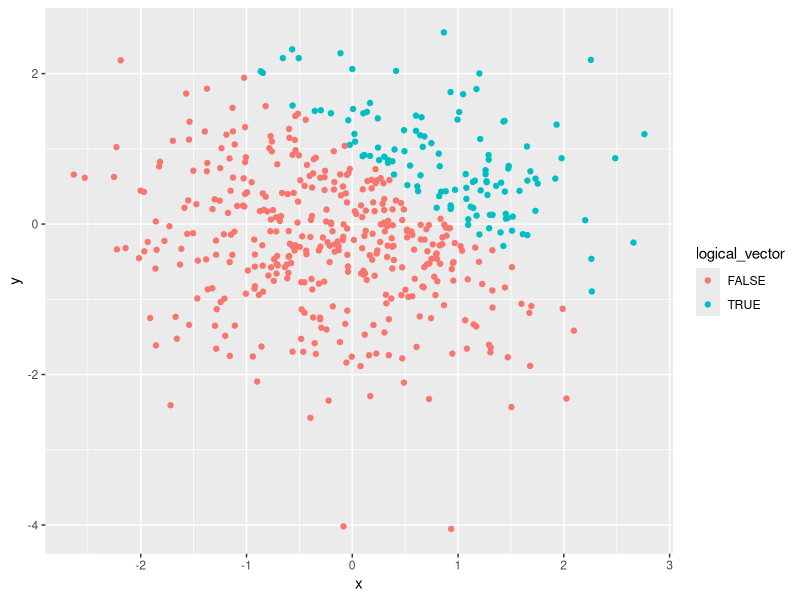
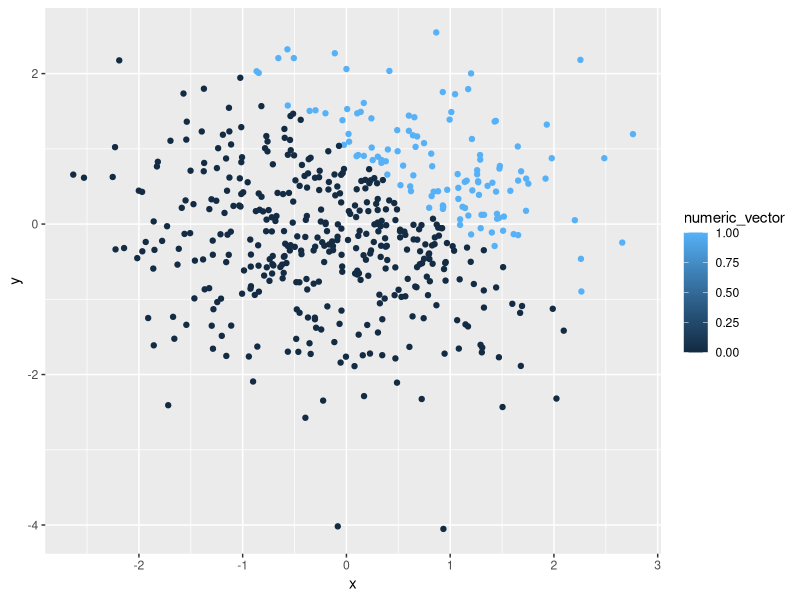
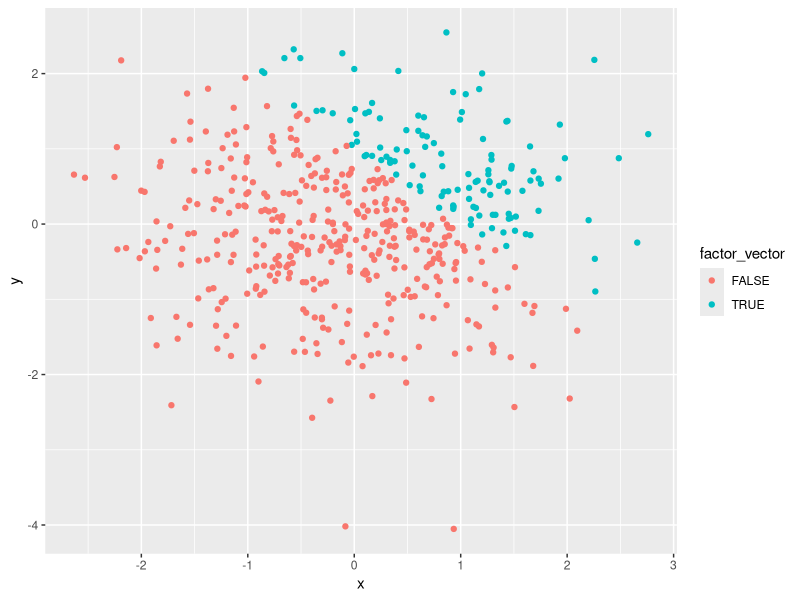

Here is the R script that generated these plots, in order:
## ---- chunk 1
library (tidyverse)
problem1_df = tibble(
  sample=rnorm(8),
  logical_vector = sample > 0,
  char_vector = c("Help", "am", "I", "doing", "this", "correctly", "ahh", "ahh"),
  factor_vector = factor(c("red", "yellow", "blue", "red", "yellow", "blue","red", "red"))
)

mean_sample = mean(pull(problem1_df, sample))
  # Mean of sample is -0.2224873.

mean_logical_vector = mean(pull(problem1_df, logical_vector))
  # Mean of logical_vector is 0.5.

mean_char_vector = mean(pull(problem1_df, char_vector))
  # Mean of char_vector generated a warning message that says: In    mean.default(pull(problem1_df, char_vector)) :argument is not      numeric or logical: returning NA.

mean_factor_vector = mean(pull(problem1_df, factor_vector))
  # Mean of factor_vector generated a warning message that says: In mean.default(pull(problem1_df, char_vector)) : argument is not numeric or logical: returning NA.

## ---- chunk 2
problem2_df = tibble(
  x = rnorm (500),
  y = rnorm (500),
  logical_vector = x + y > 1,
  numeric_vector = as.numeric (logical_vector),
  factor_vector = as.factor (logical_vector),
)
## ---- chunk 3
ggplot(problem2_df, aes(x, y, color = logical_vector)) + geom_point()
ggplot(problem2_df, aes(x, y, color = numeric_vector)) + geom_point()
ggplot(problem2_df, aes(x, y, color = factor_vector)) + geom_point()
